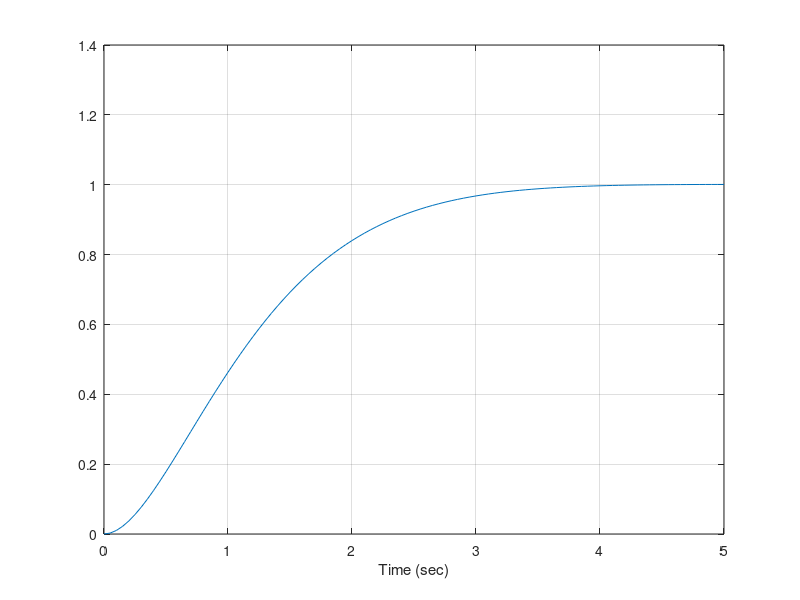

Source code (MATLAB): (Note: this script raises an error after producing the figure.)
%  Figure 7.20      Feedback Control of Dynamic Systems, 4e
%                        Franklin, Powell, Emami
%
% Script for pendulum LQR
%
clf;
wo=1;
F=[0 1;wo*wo 0];
G=[0;-1];
Hz=[2 1];
J=[0];

R=1;
Q=Hz'*Hz;

K=lqr(F,G,Q,R);

eig(F-G*K)

%step response
%%N=-2.2361;
H=[1 0];

aa=[F G;H J];
bb=[0;0;1];
xx=aa\bb;
Nx=xx(1:2,:);
Nu=xx(3,:);
Nbar=Nu+K*Nx;
FCL=F-G*K;
GCL=G*Nbar;
sys=ss(FCL,GCL,H,J);
[y,t]=step(sys);
plot(t,y);
grid
xlabel('Time (sec)');
Ylabel('Position, x_1');
title('Fig. 7.20 Step response pendulum: LQR design');

